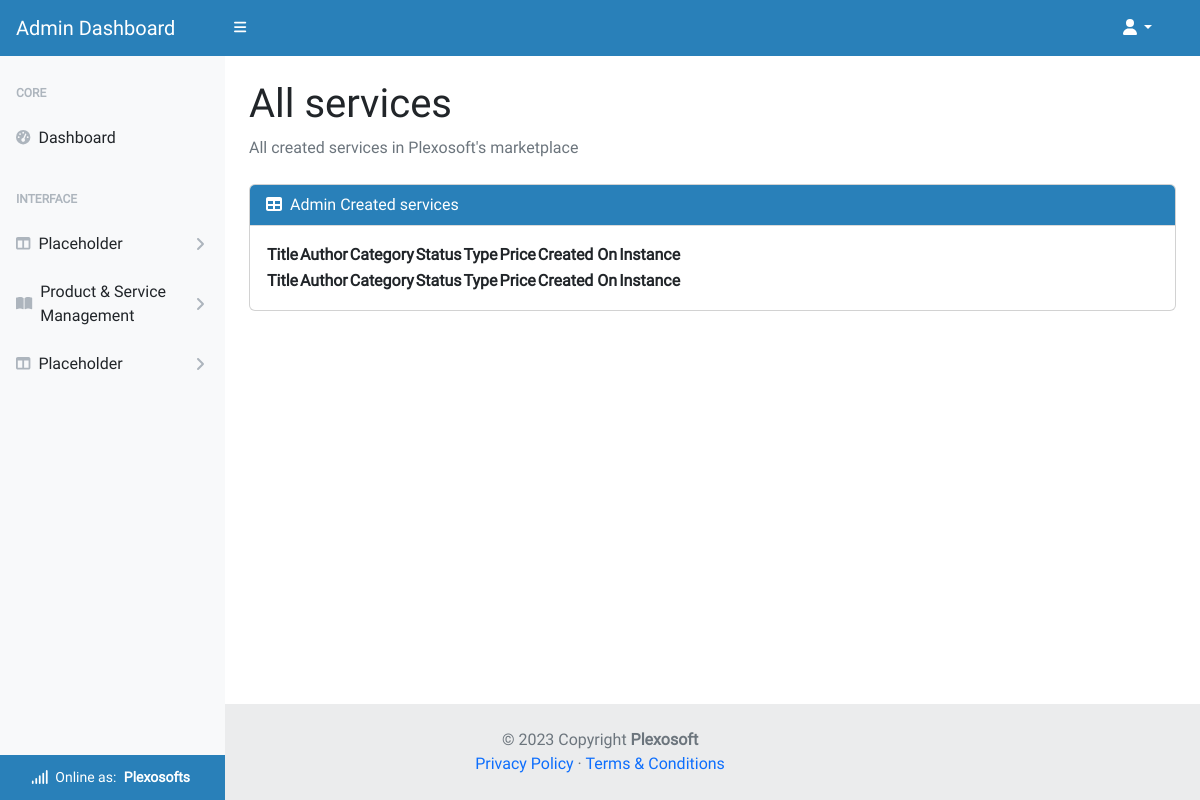
Before: /account/admin/all_service/ (signed in) with the older database file.
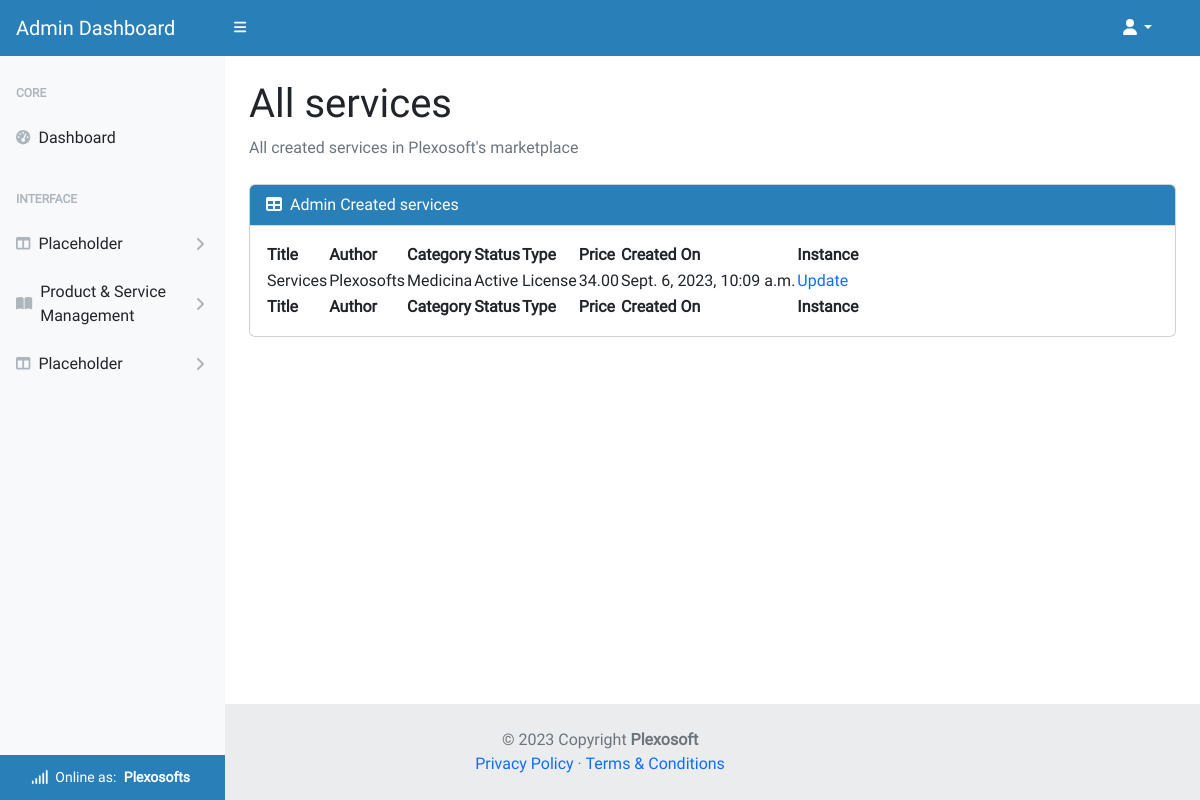
After: the same page with the newer database file.
### product_service/models.py (models this page shows, shortened)
class Service(models.Model):
    title = models.CharField(max_length=64, unique=True)
    sku = models.CharField(max_length=64, unique=True)
    price = models.DecimalField(max_digits=6, decimal_places=2)
    description = models.TextField(max_length=256)
    status = models.IntegerField(choices=STATUS, default=0)
    category = models.ForeignKey(
        Category, on_delete=models.SET_NULL,
        related_name='service_categories', null=True, blank=True)
    excerpt = models.CharField(max_length=128)
    type = models.IntegerField(choices=SCOPE_TYPE, default=1)
    code = models.ManyToManyField(CodeType, related_name="code_type_service")
    service = models.ManyToManyField(
        ServiceType, related_name="on_service_type")
    preview = models.URLField(
        max_length=1024, null=True, blank=True, unique=True)
    docs = models.URLField(
        max_length=1024, null=True, blank=True, unique=True)
    slug = models.SlugField(max_length=200, unique=True, blank=True)
    image = models.ImageField(null=True, blank=True)
    image_url = models.URLField(max_length=1024, null=True, blank=True)
    author = models.ForeignKey(
        'homepage.UserProfile', on_delete=models.SET_NULL,
        related_name='service_authors', null=True)
    created_on = models.DateTimeField(auto_now_add=True)
    likes = models.ManyToManyField(
        'homepage.Like', related_name='service_likes', blank=True)
    comments = models.ManyToManyField(
        'homepage.Comment', related_name='service_comments', blank=True)
    transactions = models.ManyToManyField(
        'homepage.UserProfile', through='Transaction',
        related_name='service_transactions', blank=True)
    download_url = models.ManyToManyField(
        'Download', related_name='service_downloads', blank=True)
    class Meta:
        ordering = ['title']

class Category(models.Model):
    category_name = models.CharField(max_length=64, unique=True)
    alt_name = models.CharField(max_length=64, unique=True)
    class Meta:
        ordering = ['category_name']
        verbose_name_plural = "Categories"

### homepage/models.py (models this page shows)
class UserProfile(AbstractUser):
    email = models.EmailField(
        unique=True)
    role = models.IntegerField(choices=ROLES, default=0)
    type = models.IntegerField(choices=USER_TYPE, default=0)
    status = models.IntegerField(choices=STATUS, default=2)
    user_transactions = models.ManyToManyField(
        'product_service.Product',
        through='product_service.Transaction',
        related_name='user_profiles')
    class Meta:
        ordering = ['username']
    def __str__(self):
        return f'{self.username}'

### product_service/views.py (the view)
# urls.py: path('account/admin/all_service/', ServiceList.as_view(),
class ServiceList(ServiceBaseListView):
    template_name = 'admin-dashboard/all_services.html'
    context_object_name = 'admin_all_services'

### admin_dashboard/views.py (called while the page is built)
    def test_func(self):
        user_profile = self.request.user
        return user_profile and user_profile.role == 1

### homepage/custom_context_processors.py (called while the page is built)
def get_verified_email(request):
    if request.user.is_authenticated:
        try:
            email_object = EmailAddress.objects.get(user=request.user)
            if email_object.verified:
                return {'get_verified_email': email_object}
        except EmailAddress.DoesNotExist:
            pass
    return {'get_verified_email': None}

### product_service/views.py (called while the page is built)
    def get_queryset(self):
        return Service.objects.order_by('-created_on')

### admin_dashboard/templates/admin-dashboard/all_services.html
{% extends "admin-dashboard/base.html" %}
{% block content%}
<main class="pb-5 mb-5">
    <div class="container-fluid p-4 pt-0 pb-5">
        <h1 class="mt-4">All services</h1>
        <ol class="breadcrumb mb-4">
            <li class="breadcrumb-item active">All created services in Plexosoft's marketplace</li>
        </ol>
        <div class="card mb-4">
            <div class="card-header">
                <i class="fas fa-table me-1"></i>
                Admin Created services
            </div>
            <div class="card-body">
                <table id="datatablesSimple">
                    <thead>
                        <tr>
                            <th>Title</th>
                            <th>Author</th>
                            <th>Category</th>
                            <th>Status</th>
                            <th>Type</th>
                            <th>Price</th>
                            <th>Created On</th>
                            <th>Instance</th>
                        </tr>
                    </thead>
                    <tfoot>
                        <tr>
                            <th>Title</th>
                            <th>Author</th>
                            <th>Category</th>
                            <th>Status</th>
                            <th>Type</th>
                            <th>Price</th>
                            <th>Created On</th>
                            <th>Instance</th>
                        </tr>
                    </tfoot>
                    <tbody>
                        {% for service in admin_all_services.all %}
                        <tr>
                            <td>{{ service.title }}</td>
                            <td>{{ service.author }}</td>
                            <td>{{ service.category.category_name }}</td>
                            <td>{{ service.get_status_display }}</td>
                            <td>{{ service.get_type_display }}</td>
                            <td>{{ service.price }}</td>
                            <td>{{ service.created_on }}</td>
                            <td>
                                <a href="{% url 'admin_service_update' service.slug %}">Update</a>
                            </td>
                        </tr>
                        {% endfor %}
                    </tbody>
                </table>
            </div>
        </div>
    </div>
</main>
{% endblock %}

Changed rows visible on the page:
added Service: title "Services", author "Plexosofts", category.category_name "Medicina", status "Active", type "License", price "34.00", created_on "Sept. 6, 2023, 10:09 a.m."
